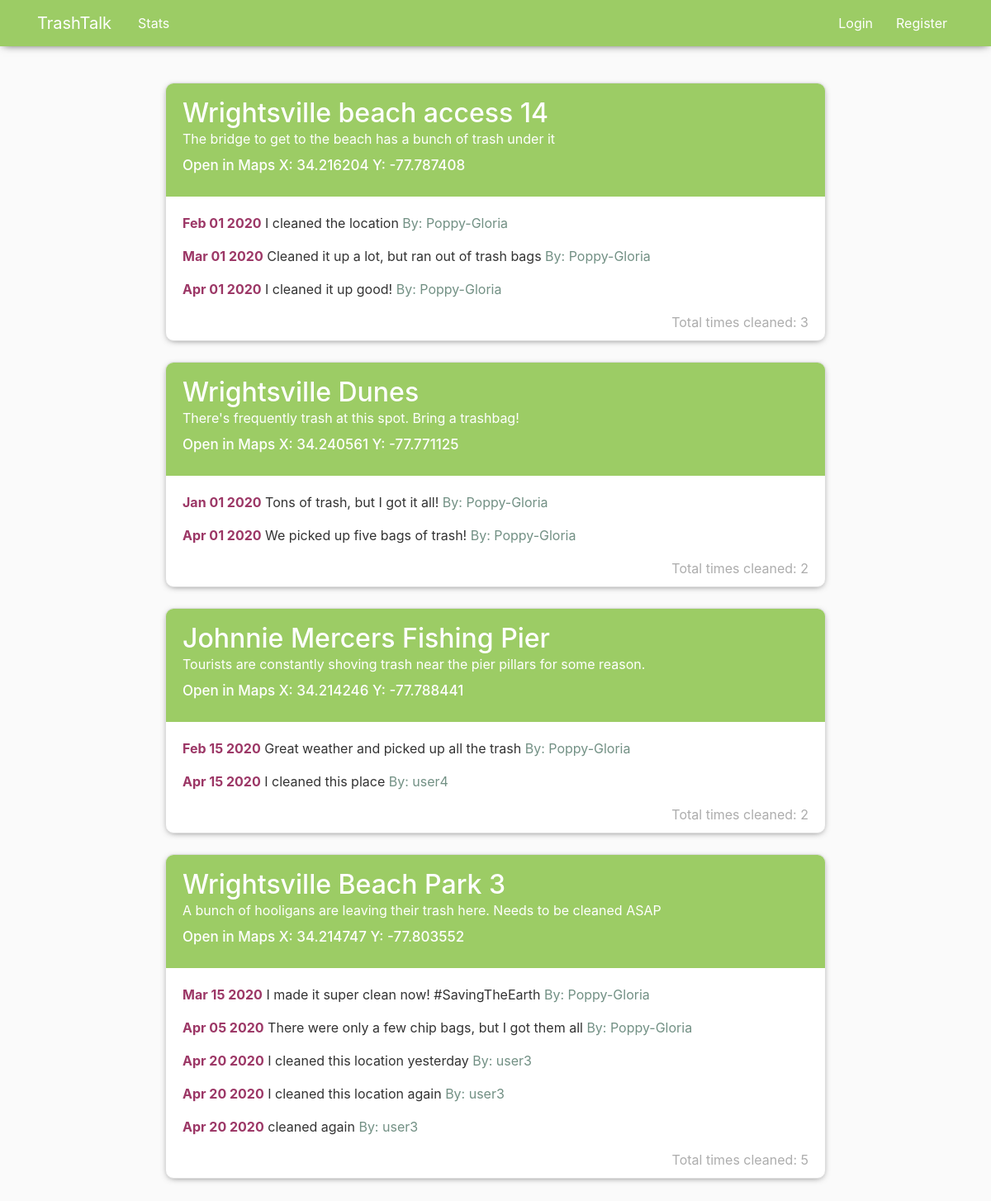
Before: / with the older database file.
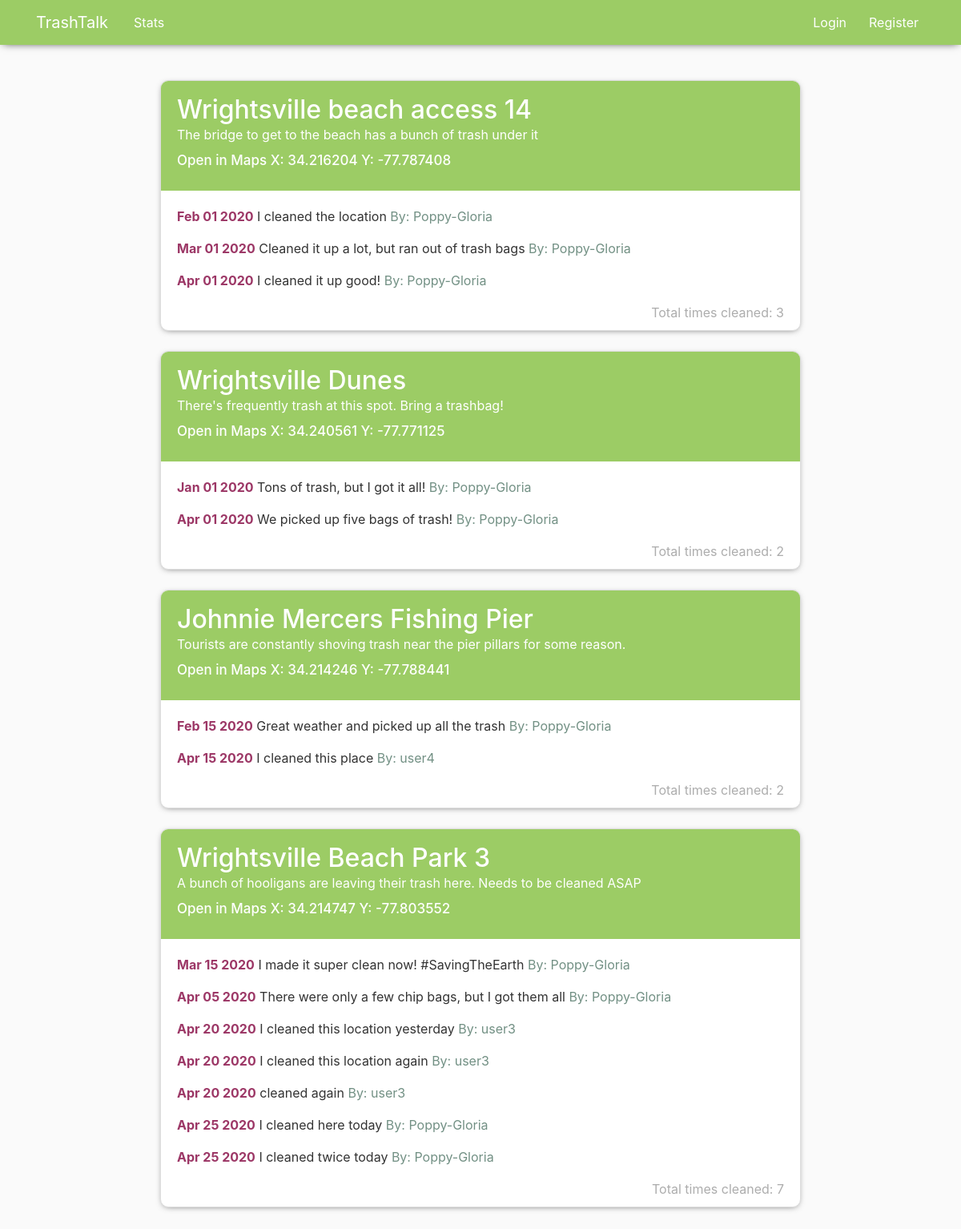
After: the same page with the newer database file.
### blog/models.py (models this page shows, shortened)
class Location(models.Model):
    l_id = models.UUIDField(primary_key=True, default=uuid.uuid4, editable=False)
    l_name = models.CharField(max_length = 100)
    x_cord = models.FloatField()
    y_cord = models.FloatField()
    description = models.TextField()
    times_cleaned = models.IntegerField()

class Cleaned(models.Model):
    l_id = models.ForeignKey(Location, on_delete = models.CASCADE)
    u_id = models.ForeignKey(User, on_delete = models.CASCADE)
    date_cleaned = models.DateTimeField(default = timezone.now)
    description = models.TextField()

### blog/views.py (the view)
# urls.py: path('', views.home, name='blog-home'),
def home(request):
    context = {
        'locations': Location.objects.all(),
        'cleaned': Cleaned.objects.all()
    }
    return render(request, 'blog/home.html', context)

### blog/templates/blog/home.html
{% extends "blog/base.html" %}
{% block content %}
    {% for loc in locations %}
        <article class="media content-section">
          <div class="media-body">
            <div class="title-blue">
            <h2><a href="{% url 'post-detail' loc.l_id %}">{{ loc.l_name }}</a></h2>
            <p class="article-content less-padding">{{loc.description}}</p>
            <a class="mr-2 clr" target="_blank" href="https://www.google.com/maps/place/{{loc.x_cord}},{{loc.y_cord}}">Open in Maps X: {{loc.x_cord}} Y: {{loc.y_cord}}</a>
            </div>
            {% for clean in cleaned %}
            {% ifequal clean.l_id.l_id loc.l_id %}
            <p><span class = "cdate">{{clean.date_cleaned|date:"M d Y"}}</span> {{clean.description}} <span class="fadegreen">By: {{clean.u_id.username}}</span></p>
            {% endifequal %}
            {% endfor %}
            <p class = "lowercount">Total times cleaned: {{loc.times_cleaned}}</p>
          </div>
        </article>
    {% endfor %}
{% endblock content %}

Changed rows visible on the page:
changed Location "Wrightsville Beach Park 3": times_cleaned "5" → "7"
added Cleaned: date_cleaned "Apr 25 2020", description "I cleaned here today", u_id.username "Poppy-Gloria", shown under Location "Wrightsville Beach Park 3"
added Cleaned: date_cleaned "Apr 25 2020", description "I cleaned twice today", u_id.username "Poppy-Gloria", shown under Location "Wrightsville Beach Park 3"
